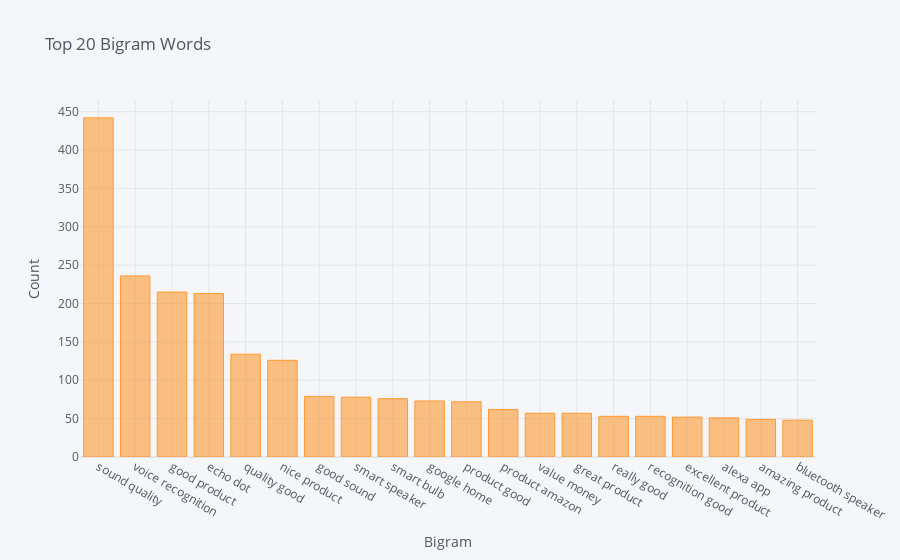

Write notebook code for a chart like this one.
### Code cell
df_bi=df_bi.set_index('bigram')
df_bi.iplot(kind='bar', xTitle='Bigram', yTitle='Count', title='Top 20 Bigram Words')

### Figure 1 — Plotly figure (JSON) as saved in the notebook; plotly's stock layout.template omitted (floating-point values rounded to 4 significant figures)
{"data": [{"marker": {"color": "rgba(255, 153, 51, 0.6)", "line": {"color": "rgba(255, 153, 51, 1.0)", "width": 1}}, "name": "frequency", "orientation": "v", "text": "", "type": "bar", "x": ["sound quality", "voice recognition", "good product", "echo dot", "quality good", "nice product", "good sound", "smart speaker", "smart bulb", "google home", "product good", "product amazon", "value money", "great product", "really good", "recognition good", "excellent product", "alexa app", "amazing product", "bluetooth speaker"], "y": [442, 236, 215, 213, 134, 126, 79, 78, 76, 73, 72, 62, 57, 57, 53, 53, 52, 51, 49, 48]}], "layout": {"legend": {"bgcolor": "#F5F6F9", "font": {"color": "#4D5663"}}, "paper_bgcolor": "#F5F6F9", "plot_bgcolor": "#F5F6F9", "title": {"font": {"color": "#4D5663"}, "text": "Top 20 Bigram Words"}, "xaxis": {"gridcolor": "#E1E5ED", "showgrid": true, "tickfont": {"color": "#4D5663"}, "title": {"font": {"color": "#4D5663"}, "text": "Bigram"}, "zerolinecolor": "#E1E5ED"}, "yaxis": {"gridcolor": "#E1E5ED", "showgrid": true, "tickfont": {"color": "#4D5663"}, "title": {"font": {"color": "#4D5663"}, "text": "Count"}, "zerolinecolor": "#E1E5ED"}}}
